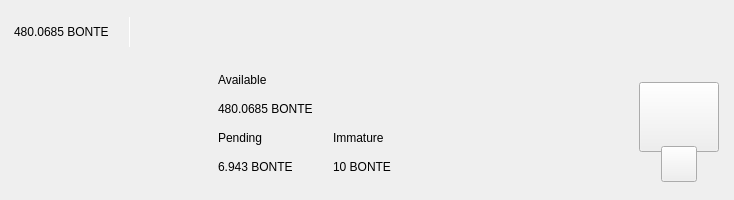
<?xml version="1.0" encoding="UTF-8"?>
<ui version="4.0">
 <class>TopBar</class>
 <widget class="QWidget" name="TopBar">
  <property name="geometry">
   <rect>
    <x>0</x>
    <y>0</y>
    <width>734</width>
    <height>200</height>
   </rect>
  </property>
  <property name="minimumSize">
   <size>
    <width>0</width>
    <height>200</height>
   </size>
  </property>
  <property name="maximumSize">
   <size>
    <width>16777215</width>
    <height>200</height>
   </size>
  </property>
  <property name="windowTitle">
   <string>Form</string>
  </property>
  <layout class="QVBoxLayout" name="verticalLayout_10" stretch="0">
   <property name="spacing">
    <number>0</number>
   </property>
   <property name="leftMargin">
    <number>0</number>
   </property>
   <property name="topMargin">
    <number>0</number>
   </property>
   <property name="rightMargin">
    <number>0</number>
   </property>
   <property name="bottomMargin">
    <number>0</number>
   </property>
   <item>
    <widget class="PFBorderImage" name="containerTop">
     <layout class="QVBoxLayout" name="verticalLayout_11">
      <property name="spacing">
       <number>0</number>
      </property>
      <property name="leftMargin">
       <number>0</number>
      </property>
      <property name="topMargin">
       <number>0</number>
      </property>
      <property name="rightMargin">
       <number>0</number>
      </property>
      <property name="bottomMargin">
       <number>0</number>
      </property>
      <item>
       <widget class="QWidget" name="top_container_2" native="true">
        <property name="minimumSize">
         <size>
          <width>0</width>
          <height>65</height>
         </size>
        </property>
        <layout class="QHBoxLayout" name="top_container">
         <property name="spacing">
          <number>0</number>
         </property>
         <property name="leftMargin">
          <number>14</number>
         </property>
         <property name="topMargin">
          <number>0</number>
         </property>
         <property name="rightMargin">
          <number>14</number>
         </property>
         <property name="bottomMargin">
          <number>0</number>
         </property>
         <item alignment="Qt::AlignVCenter">
          <widget class="QWidget" name="widgetTopAmount" native="true">
           <property name="sizePolicy">
            <sizepolicy hsizetype="Preferred" vsizetype="Maximum">
             <horstretch>0</horstretch>
             <verstretch>0</verstretch>
            </sizepolicy>
           </property>
           <layout class="QHBoxLayout" name="horizontalLayout_5">
            <property name="spacing">
             <number>0</number>
            </property>
            <property name="leftMargin">
             <number>0</number>
            </property>
            <property name="topMargin">
             <number>0</number>
            </property>
            <property name="rightMargin">
             <number>0</number>
            </property>
            <property name="bottomMargin">
             <number>0</number>
            </property>
            <item alignment="Qt::AlignTop">
             <widget class="QLabel" name="labelAmountTopPiv">
              <property name="minimumSize">
               <size>
                <width>0</width>
                <height>36</height>
               </size>
              </property>
              <property name="styleSheet">
               <string notr="true">padding:0px;margin:0px;</string>
              </property>
              <property name="text">
               <string>480.0685 BONTE</string>
              </property>
             </widget>
            </item>
            <item>
             <spacer name="horizontalSpacer_11">
              <property name="orientation">
               <enum>Qt::Horizontal</enum>
              </property>
              <property name="sizeType">
               <enum>QSizePolicy::Fixed</enum>
              </property>
              <property name="sizeHint" stdset="0">
               <size>
                <width>20</width>
                <height>20</height>
               </size>
              </property>
             </spacer>
            </item>
            <item alignment="Qt::AlignVCenter">
             <widget class="QLabel" name="label_16">
              <property name="minimumSize">
               <size>
                <width>1</width>
                <height>30</height>
               </size>
              </property>
              <property name="maximumSize">
               <size>
                <width>1</width>
                <height>30</height>
               </size>
              </property>
              <property name="styleSheet">
               <string notr="true">background-color:white;
padding:0px;
border:none;</string>
              </property>
              <property name="text">
               <string/>
              </property>
             </widget>
            </item>
            <item>
             <spacer name="horizontalSpacer_12">
              <property name="orientation">
               <enum>Qt::Horizontal</enum>
              </property>
              <property name="sizeType">
               <enum>QSizePolicy::Fixed</enum>
              </property>
              <property name="sizeHint" stdset="0">
               <size>
                <width>20</width>
                <height>20</height>
               </size>
              </property>
             </spacer>
            </item>
           </layout>
          </widget>
         </item>
         <item>
          <spacer name="horizontalSpacer">
           <property name="orientation">
            <enum>Qt::Horizontal</enum>
           </property>
           <property name="sizeHint" stdset="0">
            <size>
             <width>40</width>
             <height>20</height>
            </size>
           </property>
          </spacer>
         </item>
         <item>
          <layout class="QHBoxLayout" name="horizontalLayout_4">
           <property name="spacing">
            <number>12</number>
           </property>
           <property name="rightMargin">
            <number>0</number>
           </property>
           <item alignment="Qt::AlignRight">
            <widget class="QWidget" name="layoutSync" native="true">
             <property name="minimumSize">
              <size>
               <width>0</width>
               <height>36</height>
              </size>
             </property>
             <property name="maximumSize">
              <size>
               <width>16777215</width>
               <height>36</height>
              </size>
             </property>
             <layout class="QVBoxLayout" name="verticalLayout_9">
              <property name="leftMargin">
               <number>0</number>
              </property>
              <property name="topMargin">
               <number>0</number>
              </property>
              <property name="rightMargin">
               <number>0</number>
              </property>
              <property name="bottomMargin">
               <number>0</number>
              </property>
              <item>
               <widget class="ExpandableButton" name="pushButtonSync" native="true">
                <property name="minimumSize">
                 <size>
                  <width>36</width>
                  <height>36</height>
                 </size>
                </property>
                <property name="maximumSize">
                 <size>
                  <width>16777215</width>
                  <height>36</height>
                 </size>
                </property>
               </widget>
              </item>
             </layout>
            </widget>
           </item>
           <item>
            <widget class="ExpandableButton" name="pushButtonMint" native="true">
             <property name="minimumSize">
              <size>
               <width>36</width>
               <height>36</height>
              </size>
             </property>
            </widget>
           </item>
           <item>
            <widget class="ExpandableButton" name="pushButtonStack" native="true">
             <property name="minimumSize">
              <size>
               <width>36</width>
               <height>36</height>
              </size>
             </property>
            </widget>
           </item>
           <item>
            <widget class="ExpandableButton" name="pushButtonColdStaking" native="true">
             <property name="minimumSize">
              <size>
               <width>36</width>
               <height>36</height>
              </size>
             </property>
            </widget>
           </item>
           <item>
            <widget class="ExpandableButton" name="pushButtonConnection" native="true">
             <property name="minimumSize">
              <size>
               <width>36</width>
               <height>36</height>
              </size>
             </property>
            </widget>
           </item>
           <item>
            <widget class="ExpandableButton" name="pushButtonLock" native="true">
             <property name="sizePolicy">
              <sizepolicy hsizetype="Expanding" vsizetype="Expanding">
               <horstretch>0</horstretch>
               <verstretch>0</verstretch>
              </sizepolicy>
             </property>
             <property name="minimumSize">
              <size>
               <width>36</width>
               <height>0</height>
              </size>
             </property>
            </widget>
           </item>
           <item>
            <widget class="ExpandableButton" name="pushButtonTheme" native="true">
             <property name="minimumSize">
              <size>
               <width>36</width>
               <height>36</height>
              </size>
             </property>
             <property name="maximumSize">
              <size>
               <width>16777215</width>
               <height>36</height>
              </size>
             </property>
            </widget>
           </item>
           <item>
            <widget class="ExpandableButton" name="pushButtonFAQ" native="true">
             <property name="minimumSize">
              <size>
               <width>36</width>
               <height>36</height>
              </size>
             </property>
            </widget>
           </item>
          </layout>
         </item>
        </layout>
       </widget>
      </item>
      <item>
       <widget class="QWidget" name="bottom_container" native="true">
        <property name="minimumSize">
         <size>
          <width>0</width>
          <height>135</height>
         </size>
        </property>
        <layout class="QHBoxLayout" name="botton_container">
         <property name="leftMargin">
          <number>10</number>
         </property>
         <property name="topMargin">
          <number>0</number>
         </property>
         <property name="rightMargin">
          <number>10</number>
         </property>
         <property name="bottomMargin">
          <number>10</number>
         </property>
         <item>
          <spacer name="horizontalSpacer_4">
           <property name="orientation">
            <enum>Qt::Horizontal</enum>
           </property>
           <property name="sizeHint" stdset="0">
            <size>
             <width>40</width>
             <height>20</height>
            </size>
           </property>
          </spacer>
         </item>
         <item>
          <layout class="QHBoxLayout" name="horizontalLayout_3">
           <property name="bottomMargin">
            <number>9</number>
           </property>
           <item>
            <layout class="QVBoxLayout" name="verticalLayout_7">
             <property name="spacing">
              <number>0</number>
             </property>
             <property name="leftMargin">
              <number>0</number>
             </property>
             <property name="rightMargin">
              <number>30</number>
             </property>
             <item>
              <layout class="QVBoxLayout" name="verticalLayout_2">
               <item>
                <widget class="QLabel" name="labelTitle1">
                 <property name="text">
                  <string>Available</string>
                 </property>
                </widget>
               </item>
               <item>
                <widget class="QLabel" name="labelAmountPiv">
                 <property name="text">
                  <string>480.0685 BONTE</string>
                 </property>
                </widget>
               </item>
              </layout>
             </item>
             <item>
              <layout class="QHBoxLayout" name="horizontalLayout_2">
               <property name="spacing">
                <number>0</number>
               </property>
               <item>
                <layout class="QVBoxLayout" name="verticalLayout_3">
                 <item>
                  <widget class="QLabel" name="labelTitle3">
                   <property name="text">
                    <string>Pending</string>
                   </property>
                  </widget>
                 </item>
                 <item>
                  <widget class="QLabel" name="labelPendingPiv">
                   <property name="text">
                    <string>6.943 BONTE</string>
                   </property>
                  </widget>
                 </item>
                </layout>
               </item>
               <item>
                <spacer name="horizontalSpacer_3">
                 <property name="orientation">
                  <enum>Qt::Horizontal</enum>
                 </property>
                 <property name="sizeType">
                  <enum>QSizePolicy::Fixed</enum>
                 </property>
                 <property name="sizeHint" stdset="0">
                  <size>
                   <width>40</width>
                   <height>20</height>
                  </size>
                 </property>
                </spacer>
               </item>
               <item>
                <layout class="QVBoxLayout" name="verticalLayout_4">
                 <item>
                  <widget class="QLabel" name="labelTitle4">
                   <property name="text">
                    <string>Immature</string>
                   </property>
                  </widget>
                 </item>
                 <item>
                  <widget class="QLabel" name="labelImmaturePiv">
                   <property name="text">
                    <string>10 BONTE</string>
                   </property>
                  </widget>
                 </item>
                </layout>
               </item>
              </layout>
             </item>
            </layout>
           </item>
          </layout>
         </item>
         <item>
          <spacer name="horizontalSpacer_2">
           <property name="orientation">
            <enum>Qt::Horizontal</enum>
           </property>
           <property name="sizeHint" stdset="0">
            <size>
             <width>40</width>
             <height>20</height>
            </size>
           </property>
          </spacer>
         </item>
         <item alignment="Qt::AlignHCenter|Qt::AlignVCenter">
          <widget class="QWidget" name="qrContainer" native="true">
           <property name="sizePolicy">
            <sizepolicy hsizetype="Preferred" vsizetype="Minimum">
             <horstretch>0</horstretch>
             <verstretch>0</verstretch>
            </sizepolicy>
           </property>
           <property name="minimumSize">
            <size>
             <width>90</width>
             <height>110</height>
            </size>
           </property>
           <property name="maximumSize">
            <size>
             <width>90</width>
             <height>110</height>
            </size>
           </property>
           <layout class="QVBoxLayout" name="containerQR">
            <property name="spacing">
             <number>0</number>
            </property>
            <property name="leftMargin">
             <number>5</number>
            </property>
            <property name="topMargin">
             <number>10</number>
            </property>
            <property name="rightMargin">
             <number>5</number>
            </property>
            <property name="bottomMargin">
             <number>0</number>
            </property>
            <item>
             <widget class="QPushButton" name="btnQr">
              <property name="minimumSize">
               <size>
                <width>70</width>
                <height>70</height>
               </size>
              </property>
              <property name="maximumSize">
               <size>
                <width>16777215</width>
                <height>70</height>
               </size>
              </property>
              <property name="focusPolicy">
               <enum>Qt::NoFocus</enum>
              </property>
              <property name="text">
               <string/>
              </property>
              <property name="iconSize">
               <size>
                <width>70</width>
                <height>70</height>
               </size>
              </property>
             </widget>
            </item>
            <item>
             <spacer name="verticalSpacer">
              <property name="orientation">
               <enum>Qt::Vertical</enum>
              </property>
              <property name="sizeType">
               <enum>QSizePolicy::Fixed</enum>
              </property>
              <property name="sizeHint" stdset="0">
               <size>
                <width>20</width>
                <height>20</height>
               </size>
              </property>
             </spacer>
            </item>
            <item alignment="Qt::AlignHCenter|Qt::AlignBottom">
             <widget class="QPushButton" name="pushButtonQR">
              <property name="minimumSize">
               <size>
                <width>36</width>
                <height>36</height>
               </size>
              </property>
              <property name="maximumSize">
               <size>
                <width>36</width>
                <height>36</height>
               </size>
              </property>
              <property name="focusPolicy">
               <enum>Qt::NoFocus</enum>
              </property>
              <property name="text">
               <string/>
              </property>
             </widget>
            </item>
           </layout>
          </widget>
         </item>
        </layout>
       </widget>
      </item>
     </layout>
    </widget>
   </item>
  </layout>
 </widget>
 <customwidgets>
  <customwidget>
   <class>ExpandableButton</class>
   <extends>QWidget</extends>
   <header>qt/bontecoin/expandablebutton.h</header>
   <container>1</container>
  </customwidget>
  <customwidget>
   <class>PFBorderImage</class>
   <extends>QFrame</extends>
   <header>qt/bontecoin/pfborderimage.h</header>
   <container>1</container>
  </customwidget>
 </customwidgets>
 <resources/>
 <connections/>
</ui>
